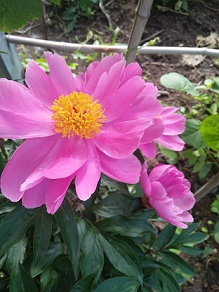
#> input picture chap41_色彩空间与通道/image/5.1.jpg, 219 x 292 px
$ python 'demo03_拆分一幅BGR图像中的通道.py'
#> lines starting #> are read from the running program, lines starting #| are printed output that depends on the picture
# coding:utf-8

import cv2

img = cv2.imread("image/5.1.jpg")  # 读取图像
#> img is the input picture: shape (292, 219, 3); mean B, G, R 106.2, 92.8, 122.8
cv2.imshow("image", img)  # 显示图像
b, g, r = cv2.split(img)  # 拆分图像通道
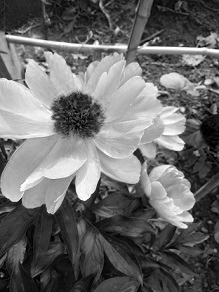
#> b: shape (292, 219); min 0, max 255, mean 106.2
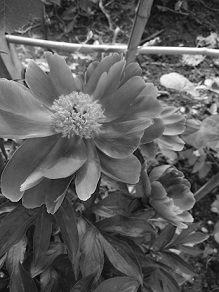
#> g: shape (292, 219); min 0, max 255, mean 92.8
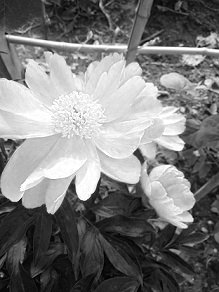
#> r: shape (292, 219); min 0, max 255, mean 122.8
cv2.imshow("b", b)  # 显示B通道图像
cv2.imshow("g", g)  # 显示G通道图像
cv2.imshow("r", r)  # 显示R通道图像
cv2.waitKey()  # 等待按键按下
cv2.destroyAllWindows()  # 关闭所有窗口
